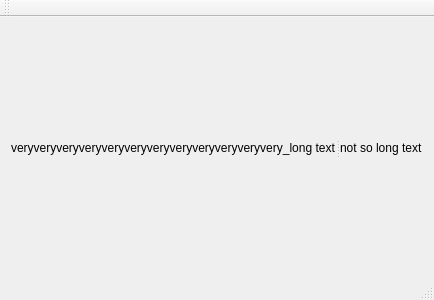
<?xml version="1.0" encoding="UTF-8"?>
<ui version="4.0">
 <class>MainWindow</class>
 <widget class="QMainWindow" name="MainWindow">
  <property name="geometry">
   <rect>
    <x>0</x>
    <y>0</y>
    <width>400</width>
    <height>300</height>
   </rect>
  </property>
  <property name="windowTitle">
   <string>MainWindow</string>
  </property>
  <widget class="QWidget" name="centralWidget">
   <layout class="QHBoxLayout" name="horizontalLayout">
    <item>
     <widget class="QSplitter" name="splitter">
      <property name="orientation">
       <enum>Qt::Horizontal</enum>
      </property>
      <widget class="QLabel" name="label">
       <property name="text">
        <string>veryveryveryveryveryveryveryveryveryveryveryvery_long text</string>
       </property>
      </widget>
      <widget class="QLabel" name="label_2">
       <property name="text">
        <string>not so long text</string>
       </property>
      </widget>
     </widget>
    </item>
   </layout>
  </widget>
  <widget class="QMenuBar" name="menuBar">
   <property name="geometry">
    <rect>
     <x>0</x>
     <y>0</y>
     <width>400</width>
     <height>26</height>
    </rect>
   </property>
  </widget>
  <widget class="QToolBar" name="mainToolBar">
   <attribute name="toolBarArea">
    <enum>TopToolBarArea</enum>
   </attribute>
   <attribute name="toolBarBreak">
    <bool>false</bool>
   </attribute>
  </widget>
  <widget class="QStatusBar" name="statusBar"/>
 </widget>
 <layoutdefault spacing="6" margin="11"/>
 <resources/>
 <connections/>
</ui>
